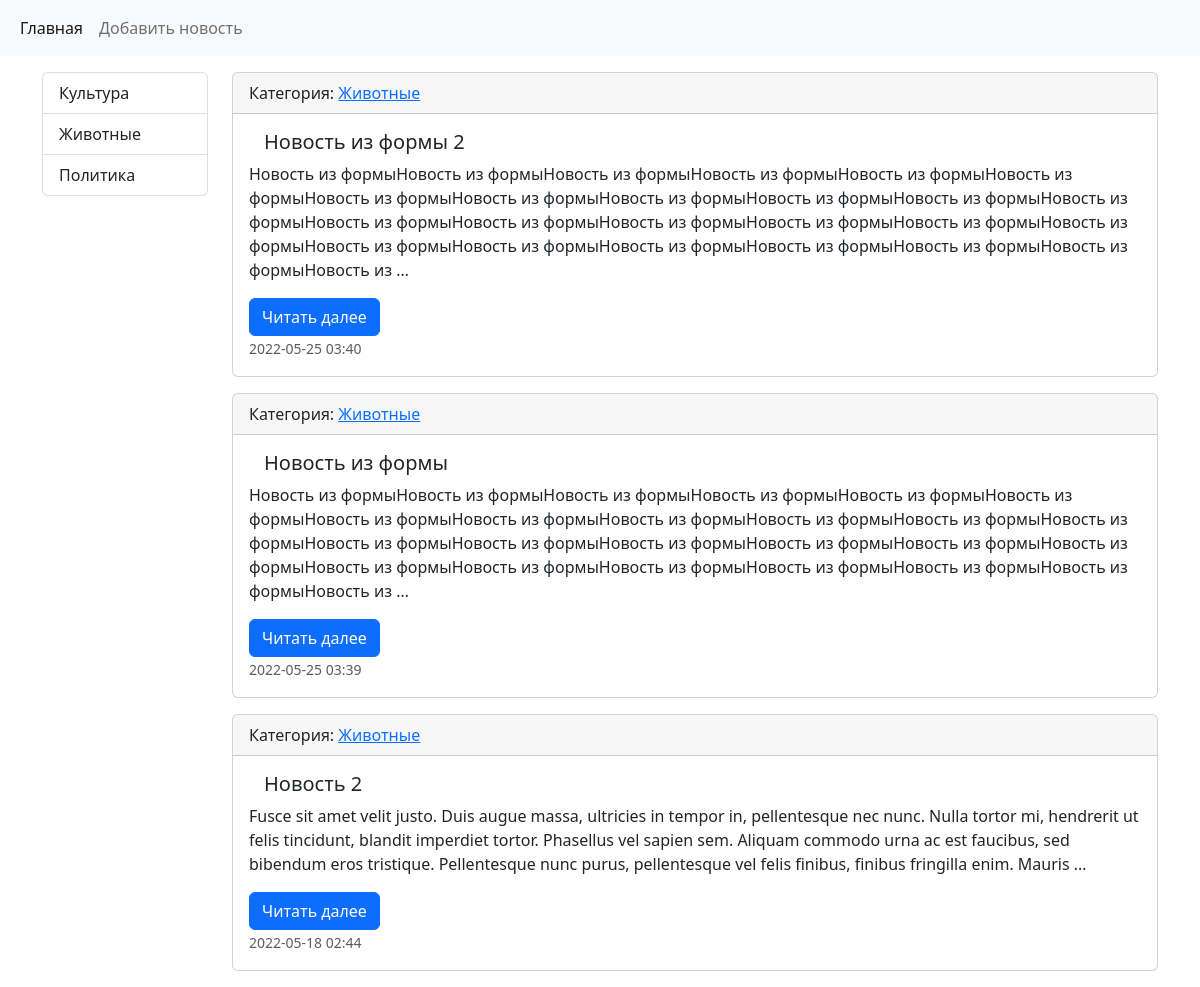
The app's page /category/2/ with its own data.
### news/models.py (models this page shows, shortened)
class Category(models.Model):
    title = models.CharField(max_length=150, db_index=True, verbose_name='Наименование категории')
    def get_absolute_url(self):
        return reverse_lazy('category', kwargs={'category_id': self.pk})
    def __str__(self):
        return self.title
    class Meta:
        verbose_name = 'Категория'
        verbose_name_plural = 'Категории'
        ordering = ['title']

class News(models.Model):
    title = models.CharField(max_length=150, verbose_name='Наименование')
    content = models.TextField(blank=True, verbose_name='Конетент')
    created_at = models.DateTimeField(auto_now_add=True, verbose_name='Дата загрузки')
    updated_at = models.DateTimeField(auto_now=True, verbose_name='Обновлено')
    photo = models.ImageField(upload_to='photo/%Y/%m/%d/', verbose_name='Фото', blank=True)
    is_published = models.BooleanField(default=True, verbose_name='Опубликовано')
    category = models.ForeignKey('Category', on_delete=models.PROTECT, null=True, verbose_name='Категория')
    cnt_views = models.IntegerField(default=0)
    def get_absolute_url(self):
        return reverse_lazy('read_more_button', kwargs={'pk': self.pk})
    class Meta:
        verbose_name = 'Новость'
        verbose_name_plural = 'Новости'
        ordering = ['-created_at']

### news/views.py (the view)
# urls.py: path('category/<int:category_id>/', views.CategoryNews.as_view(), name='category'),
class CategoryNews(ListView):
    model = News
    template_name = 'news/category.html'
    context_object_name = 'news'
    allow_empty = False
    def get_queryset(self):
        return News.objects.filter(category_id=self.kwargs['category_id'], is_published=True)
    def get_context_data(self, *, object_list=None, **kwargs):
        context = super().get_context_data(**kwargs)
        context['title'] = Category.objects.get(pk=self.kwargs['category_id'])
        return context

### news/templatetags/news_tags.py (called while the page is built)
@register.simple_tag(name='get_all_cat')
def get_categories():
    return Category.objects.filter(news__is_published=True).annotate(cnt=Count('news')).filter(cnt__gt=0)

### news/templates/news/category.html (shortened to what this page needs)
{% extends 'base.html' %}
{% block sidebar %}{{ block.super }}{% endblock %}
{% block content %}
{% for item in news %}
<div class="card mb-3">
    <div class="card-header">
        {% if item.category %}
        Категория: <a href="{% url 'category' item.category.pk %}">{{ item.category }}</a>
        {% else %}
        без категории
        {% endif %}
    </div>
    <div>
        <div class="card-body">
            <div class="media-body">
                <h5 class="card-title">{{ item.title }}</h5>
                <p class="card-text">{{ item.content | linebreaksbr | truncatewords:50 }}</p>
                <a href="{{ item.get_absolute_url }}" class="btn btn-primary">Читать далее</a>
                <p class="card-text"><small class="text-muted">{{ item.created_at | date:"Y-m-d H:i" }}</small></p>
            </div>
        </div>
    </div>
</div>
{% endfor %}
{% endblock %}

### templates/inc/_sidebar.html (shortened to what this page needs)
{% load news_tags %}
<div class="list-group">
    {% get_all_cat as categories %}
    {% for item in categories %}
    <a href="{{ item.get_absolute_url }}" class="list-group-item list-group-item-action">{{ item.title }}</a>
    {% endfor %}
</div>

### records on screen
Category: title "Культура"
Category: title "Животные"
Category: title "Политика"
News: category "Животные", title "Новость из формы 2", content "Новость из формыНовость из формыНовость из формыНовость из формыНовость из формыНовость из формыНовость из формыНовость из формыНовость из формыНовость из формыНовость из формыНовость из формыНовость из формыНовость из формыНовость из формыНовость из формыНовость из формыНовость из формыНовость из формыНовость из формыНовость из формыНовость из формыНовость из формыНовость из формыНовость из …", created_at "2022-05-25 03:40"
News: category "Животные", title "Новость из формы", content "Новость из формыНовость из формыНовость из формыНовость из формыНовость из формыНовость из формыНовость из формыНовость из формыНовость из формыНовость из формыНовость из формыНовость из формыНовость из формыНовость из формыНовость из формыНовость из формыНовость из формыНовость из формыНовость из формыНовость из формыНовость из формыНовость из формыНовость из формыНовость из формыНовость из …", created_at "2022-05-25 03:39"
News: category "Животные", title "Новость 2", content "Fusce sit amet velit justo. Duis augue massa, ultricies in tempor in, pellentesque nec nunc. Nulla tortor mi, hendrerit ut felis tincidunt, blandit imperdiet tortor. Phasellus vel sapien sem. Aliquam commodo urna ac est faucibus, sed bibendum eros tristique. Pellentesque nunc purus, pellentesque vel felis finibus, finibus fringilla enim. Mauris …", created_at "2022-05-18 02:44"
